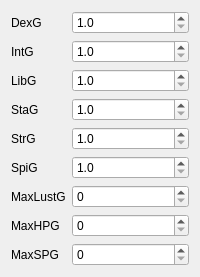
            <widget class="QWidget" name="tab_3">
             <attribute name="title">
              <string notr="true">Ranks</string>
             </attribute>
             <layout class="QVBoxLayout" name="verticalLayout_6">
              <item>
               <layout class="QFormLayout" name="formLayout_6">
                <item row="1" column="0">
                 <widget class="QLabel" name="label_34">
                  <property name="text">
                   <string notr="true">DexG</string>
                  </property>
                 </widget>
                </item>
                <item row="1" column="1">
                 <widget class="QDoubleSpinBox" name="dexG">
                  <property name="correctionMode">
                   <enum>QAbstractSpinBox::CorrectToNearestValue</enum>
                  </property>
                  <property name="prefix">
                   <string notr="true"/>
                  </property>
                  <property name="suffix">
                   <string notr="true"/>
                  </property>
                  <property name="decimals">
                   <number>1</number>
                  </property>
                  <property name="minimum">
                   <double>1.000000000000000</double>
                  </property>
                  <property name="singleStep">
                   <double>0.100000000000000</double>
                  </property>
                 </widget>
                </item>
                <item row="2" column="0">
                 <widget class="QLabel" name="label_35">
                  <property name="text">
                   <string notr="true">IntG</string>
                  </property>
                 </widget>
                </item>
                <item row="2" column="1">
                 <widget class="QDoubleSpinBox" name="inteG">
                  <property name="correctionMode">
                   <enum>QAbstractSpinBox::CorrectToNearestValue</enum>
                  </property>
                  <property name="prefix">
                   <string notr="true"/>
                  </property>
                  <property name="suffix">
                   <string notr="true"/>
                  </property>
                  <property name="decimals">
                   <number>1</number>
                  </property>
                  <property name="minimum">
                   <double>1.000000000000000</double>
                  </property>
                  <property name="singleStep">
                   <double>0.100000000000000</double>
                  </property>
                 </widget>
                </item>
                <item row="3" column="0">
                 <widget class="QLabel" name="label_36">
                  <property name="text">
                   <string notr="true">LibG</string>
                  </property>
                 </widget>
                </item>
                <item row="3" column="1">
                 <widget class="QDoubleSpinBox" name="libG">
                  <property name="correctionMode">
                   <enum>QAbstractSpinBox::CorrectToNearestValue</enum>
                  </property>
                  <property name="prefix">
                   <string notr="true"/>
                  </property>
                  <property name="suffix">
                   <string notr="true"/>
                  </property>
                  <property name="decimals">
                   <number>1</number>
                  </property>
                  <property name="minimum">
                   <double>1.000000000000000</double>
                  </property>
                  <property name="singleStep">
                   <double>0.100000000000000</double>
                  </property>
                 </widget>
                </item>
                <item row="4" column="0">
                 <widget class="QLabel" name="label_38">
                  <property name="text">
                   <string notr="true">StaG</string>
                  </property>
                 </widget>
                </item>
                <item row="4" column="1">
                 <widget class="QDoubleSpinBox" name="staG">
                  <property name="correctionMode">
                   <enum>QAbstractSpinBox::CorrectToNearestValue</enum>
                  </property>
                  <property name="prefix">
                   <string notr="true"/>
                  </property>
                  <property name="suffix">
                   <string notr="true"/>
                  </property>
                  <property name="decimals">
                   <number>1</number>
                  </property>
                  <property name="minimum">
                   <double>1.000000000000000</double>
                  </property>
                  <property name="singleStep">
                   <double>0.100000000000000</double>
                  </property>
                 </widget>
                </item>
                <item row="5" column="0">
                 <widget class="QLabel" name="label_39">
                  <property name="text">
                   <string notr="true">StrG</string>
                  </property>
                 </widget>
                </item>
                <item row="5" column="1">
                 <widget class="QDoubleSpinBox" name="strG">
                  <property name="correctionMode">
                   <enum>QAbstractSpinBox::CorrectToNearestValue</enum>
                  </property>
                  <property name="prefix">
                   <string notr="true"/>
                  </property>
                  <property name="suffix">
                   <string notr="true"/>
                  </property>
                  <property name="decimals">
                   <number>1</number>
                  </property>
                  <property name="minimum">
                   <double>1.000000000000000</double>
                  </property>
                  <property name="singleStep">
                   <double>0.100000000000000</double>
                  </property>
                 </widget>
                </item>
                <item row="6" column="0">
                 <widget class="QLabel" name="label_37">
                  <property name="text">
                   <string notr="true">SpiG</string>
                  </property>
                 </widget>
                </item>
                <item row="6" column="1">
                 <widget class="QDoubleSpinBox" name="spiG">
                  <property name="correctionMode">
                   <enum>QAbstractSpinBox::CorrectToNearestValue</enum>
                  </property>
                  <property name="prefix">
                   <string notr="true"/>
                  </property>
                  <property name="suffix">
                   <string notr="true"/>
                  </property>
                  <property name="decimals">
                   <number>1</number>
                  </property>
                  <property name="minimum">
                   <double>1.000000000000000</double>
                  </property>
                  <property name="singleStep">
                   <double>0.100000000000000</double>
                  </property>
                 </widget>
                </item>
                <item row="7" column="0">
                 <widget class="QLabel" name="label_44">
                  <property name="text">
                   <string notr="true">MaxLustG</string>
                  </property>
                 </widget>
                </item>
                <item row="7" column="1">
                 <widget class="QSpinBox" name="mLustG">
                  <property name="correctionMode">
                   <enum>QAbstractSpinBox::CorrectToNearestValue</enum>
                  </property>
                  <property name="suffix">
                   <string notr="true"/>
                  </property>
                  <property name="prefix">
                   <string notr="true"/>
                  </property>
                  <property name="maximum">
                   <number>500</number>
                  </property>
                  <property name="singleStep">
                   <number>5</number>
                  </property>
                 </widget>
                </item>
                <item row="8" column="0">
                 <widget class="QLabel" name="label_42">
                  <property name="text">
                   <string notr="true">MaxHPG</string>
                  </property>
                 </widget>
                </item>
                <item row="8" column="1">
                 <widget class="QSpinBox" name="mHPG">
                  <property name="correctionMode">
                   <enum>QAbstractSpinBox::CorrectToNearestValue</enum>
                  </property>
                  <property name="suffix">
                   <string notr="true"/>
                  </property>
                  <property name="prefix">
                   <string notr="true"/>
                  </property>
                  <property name="maximum">
                   <number>500</number>
                  </property>
                  <property name="singleStep">
                   <number>5</number>
                  </property>
                 </widget>
                </item>
                <item row="9" column="0">
                 <widget class="QLabel" name="label_46">
                  <property name="text">
                   <string notr="true">MaxSPG</string>
                  </property>
                 </widget>
                </item>
                <item row="9" column="1">
                 <widget class="QSpinBox" name="mSPG">
                  <property name="correctionMode">
                   <enum>QAbstractSpinBox::CorrectToNearestValue</enum>
                  </property>
                  <property name="suffix">
                   <string notr="true"/>
                  </property>
                  <property name="prefix">
                   <string notr="true"/>
                  </property>
                  <property name="maximum">
                   <number>500</number>
                  </property>
                  <property name="singleStep">
                   <number>5</number>
                  </property>
                 </widget>
                </item>
               </layout>
              </item>
             </layout>
            </widget>
